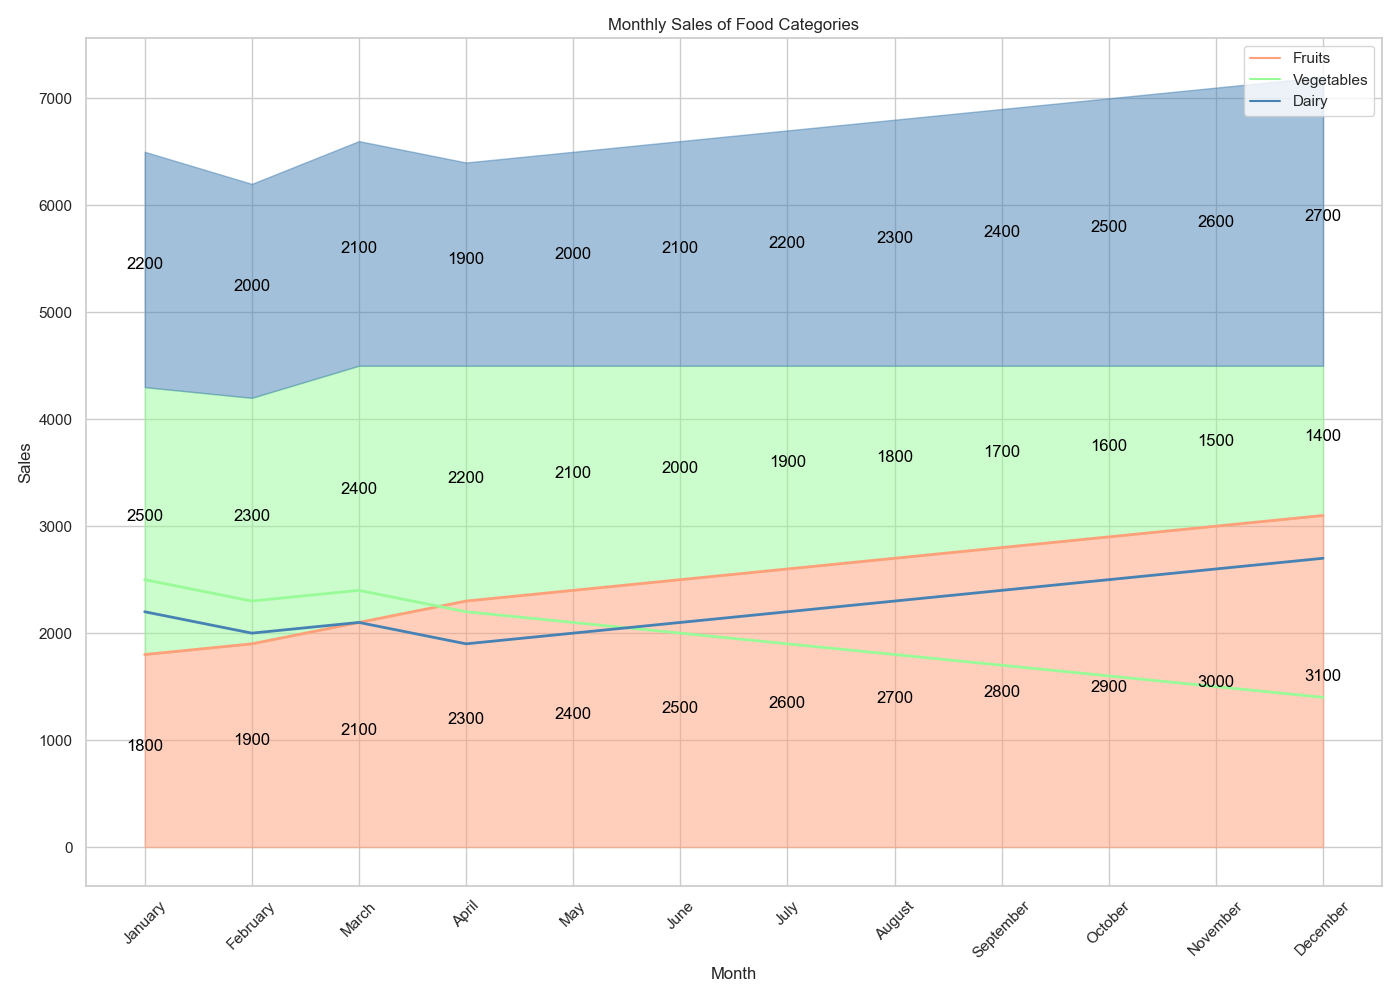

The Python source for this figure:

import pandas as pd
import seaborn as sns
import matplotlib.pyplot as plt

data = {
    'Month': ['January', 'February', 'March', 'April', 'May', 'June',
              'July', 'August', 'September', 'October', 'November', 'December'],
    'Fruits': [1800, 1900, 2100, 2300, 2400, 2500, 2600, 2700, 2800, 2900, 3000, 3100],
    'Vegetables': [2500, 2300, 2400, 2200, 2100, 2000, 1900, 1800, 1700, 1600, 1500, 1400],
    'Dairy': [2200, 2000, 2100, 1900, 2000, 2100, 2200, 2300, 2400, 2500, 2600, 2700]
}

df = pd.DataFrame(data)

df_melted = df.melt(id_vars='Month', var_name='Category', value_name='Sales')
df_melted['Month'] = pd.Categorical(df_melted['Month'], categories=data['Month'], ordered=True)

plt.figure(figsize=(14, 10))
sns.set(style="whitegrid")

colors = ["#FFA07A", "#98FB98", "#4682B4"]

sns.lineplot(data=df_melted, x='Month', y='Sales', hue='Category', palette=colors, sort=False, lw=2)

plt.fill_between(data['Month'], df["Fruits"], color="#FFA07A", alpha=0.5)
plt.fill_between(data['Month'], df["Fruits"], df["Fruits"] + df["Vegetables"], color="#98FB98", alpha=0.5)
plt.fill_between(data['Month'], df["Fruits"] + df["Vegetables"], df["Fruits"] + df["Vegetables"] + df["Dairy"], color="#4682B4", alpha=0.5)

for idx, month in enumerate(data['Month']):
    plt.text(x=idx, y=df.loc[idx, "Fruits"]/2, s=df.loc[idx, "Fruits"], ha='center', color='black')
    plt.text(x=idx, y=df.loc[idx, "Fruits"] + df.loc[idx, "Vegetables"]/2, s=df.loc[idx, "Vegetables"], ha='center', color='black')
    plt.text(x=idx, y=df.loc[idx, "Fruits"] + df.loc[idx, "Vegetables"] + df.loc[idx, "Dairy"]/2, s=df.loc[idx, "Dairy"], ha='center', color='black')

plt.xlabel('Month')
plt.ylabel('Sales')
plt.title('Monthly Sales of Food Categories')
plt.xticks(rotation=45)
plt.legend(loc='upper right')

plt.tight_layout()
plt.show()
